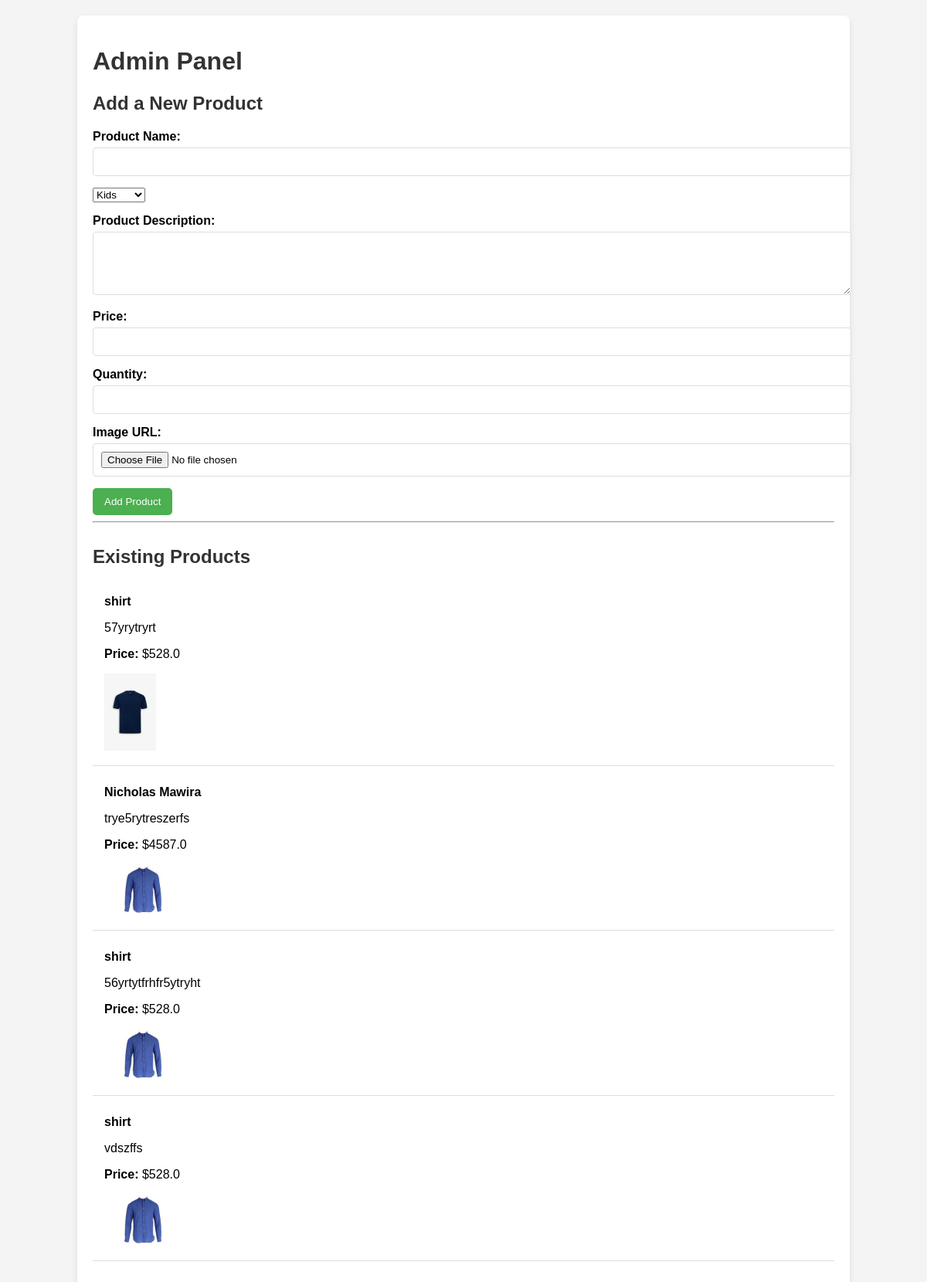
The page /admin on the database its author committed.
### v1/app/models/database.py (models this page shows, shortened)
class Product(db.Model):
    __tablename__ = 'products'
    id = db.Column(db.Integer, primary_key=True)
    name = db.Column(db.String(55), nullable=False)
    description = db.Column(db.Text, nullable=True)
    price = db.Column(db.Float, nullable=False)
    stock = db.Column(db.Integer, nullable=False)
    category_name = db.Column(db.String(10), nullable=False)
    image = db.Column(db.String(100), nullable=False)

### v1/app/routes/main.py (the view)
@main.route('/admin', methods=['GET', 'POST'])
def admin():
    if request.method == 'POST':
        add_product()
        return redirect(url_for('main.admin'))
    products = Product.query.all()
    list(map(lambda product: print(product.image), products))
    return render_template('admin.html', products=products)

### v1/app/templates/admin.html (shortened to what this page needs)
<!DOCTYPE html>
<html lang="en">
<head>
</head>
<body>
    <div class="container">
        <h1>Admin Panel</h1>
        <h2>Add a New Product</h2>
        <form method="POST" enctype="multipart/form-data">
            <div class="form-group">
                <label for="name">Product Name:</label>
                <input type="text" id="name" name="name" required>
            </div>
            <select class="form-group"    name="category" id="category">
                <option value="kids">Kids</option>
            </select>
            <div class="form-group">
                <label for="description">Product Description:</label>
                <textarea id="description" name="description" rows="4" required></textarea>
            </div>
            <div class="form-group">
                <label for="price">Price:</label>
                <input type="number" id="price" name="price" required>
            </div>
            <div class="form-group">
                <label for="stock">Quantity:</label>
                <input type="number" id="stock" name="stock" required>
            </div>
            <div class="form-group">
                <label for="image">Image URL:</label>
                <input type="file" id="image" name="image" required>
            </div>
            <button type="submit">Add Product</button>
        </form>
        <hr>
        <div class="product-list">
            <h2>Existing Products</h2>
            <ul>
                {% if products %}
                    {% for product in products %}
                        <li>
                            <strong>{{ product.name }}</strong><br>
                            <p>{{ product.description }}</p>
                            <p><strong>Price:</strong> ${{ product.price }}</p>
                           <img src="{{ product.image }}" alt="{{ product.name }}">
                        </li>
                    {% endfor %}
                {% else %}
                    <p>NoThing</p>
                {% endif %}
            </ul>
        </div>
    </div>
</body>
</html>

### v1/app/templates/admin.html (style rules this page uses)
body { font-family: Arial, sans-serif; margin: 0; padding: 0; background-color: #f4f4f4; }
.container { width: 80%; margin: 20px auto; padding: 20px; background-color: white; border-radius: 8px; box-shadow: 0 4px 8px rgba(0, 0, 0, 0.1); }
h1, h2 { color: #333; }
.form-group { margin-bottom: 15px; }
.form-group label { font-weight: bold; }
.form-group input, .form-group textarea { width: 100%; padding: 10px; margin-top: 5px; border: 1px solid #ddd; border-radius: 4px; }
button { background-color: #4CAF50; color: white; padding: 10px 15px; border: none; border-radius: 5px; cursor: pointer; }
.product-list { margin-top: 30px; }
.product-list ul { list-style-type: none; padding: 0; }
.product-list li { border-bottom: 1px solid #ddd; padding: 15px; margin-bottom: 10px; }
.product-list img { max-width: 100px; max-height: 100px; object-fit: cover; }

### rows shown on the page
Product: name "shirt", description "57yrytryrt", price "528.0", image (picture)
Product: name "Nicholas Mawira", description "trye5rytreszerfs", price "4587.0", image (picture)
Product: name "shirt", description "56yrtytfrhfr5ytryht", price "528.0", image (picture)
Product: name "shirt", description "vdszffs", price "528.0", image (picture)
